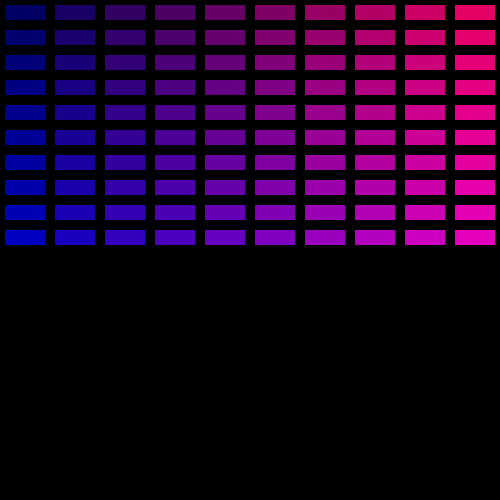
Frame 1 (no input)
Frame 60 (the mouse pressed at the canvas centre just before this capture): identical to frame 1, image omitted
Frame 120 (the mouse held since frame 60 and released just before this capture): identical to frame 1, image omitted

The Processing sketch that drew this single still picture (run headless with seeded random() and noise(); from frame 60 on, the mouse is pressed at the canvas centre):

// Processing sketch: Week3_BrickGame
// ── Week3_BrickGame.pde
//declare class type
//need double square brackets bc its a 3d array

int w = 50;
int h = 25;
int cols, rows;
Bricks myBricks[][];

void setup() {
  size(500, 500);
  cols = int(width/w);
  rows = int(height*.5/h); //only cover half of the screen

  noStroke();

  myBricks = new Bricks [cols][rows];

  for (int i = 0; i<cols; i++) {
    for (int j = 0; j<rows; j++) {
      myBricks[i][j] = new Bricks((i*w)+5, (j*h)+5, w-10, h-10);
    }
  }
}

void draw() {
  background(0);
  for (int i = 0; i<cols; i++) {
    for (int j = 0; j<rows; j++) {
      float red = map(i, 0, cols, 0, 255);
      float blue = map(j, 0, rows, 100, 200);
     myBricks[i][j].display(color(red, 0, blue));
     
    }
  }
}

// ── Ball.pde
//position
//acceleration
//velocity
//side bounces

//add timer
//add score
//add lives and then GAME OVER

//play with paddle size

// ── Bricks.pde
//position
//size
//color + opacity

class Bricks {

  float x, y;
  float w, h;
  int o =255; //opacity

  //constructer
  Bricks(float x, float y, int w, int h) {
    this.x = x; //this.x = to the parameter placeholder you declared
    this.y = y;
    this.w = w;
    this.h = h;
  }

  void display(color c) {
    //bricks
    fill(c, o);
    rect(x, y, w, h);
  }
}
